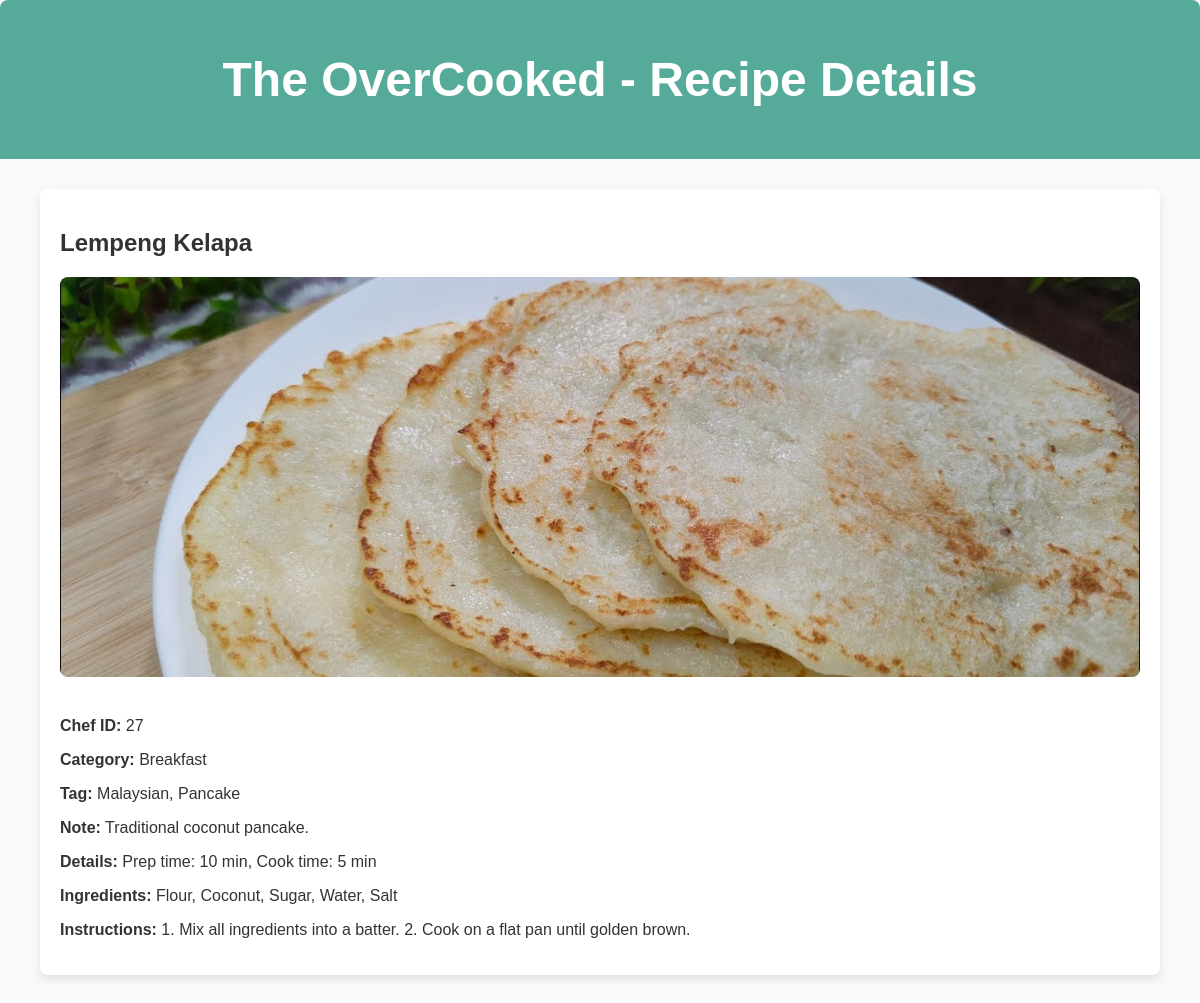
/U.posted_recipe_details.php?id=21, run on the app's committed database.
### tables this page shows
CREATE TABLE `posted_recipe` (
  `recipeId` int(11) NOT NULL,
  `recipeName` varchar(255) NOT NULL,
  `chefId` int(11) NOT NULL,
  `category` enum('Breakfast','Lunch','Dinner','Dessert','Beverages') NOT NULL,
  `tag` text NOT NULL,
  `picture` varchar(255) NOT NULL,
  `note` varchar(255) NOT NULL,
  `details` varchar(255) NOT NULL,
  `ingredients` text NOT NULL,
  `instruction` text NOT NULL,
  `approved` tinyint(1) DEFAULT 0,
  `datetime_posted` datetime NOT NULL DEFAULT current_timestamp()
);

### U.posted_recipe_details.php (the view, shortened to what this page needs)
<!DOCTYPE html>
<html lang="en">
<head>
    <link rel="stylesheet" href="style.css">
</head>
<body>
    <header>
        <h1>The OverCooked - Recipe Details</h1>
    </header>
    <div class="container">
        <?php
        $conn = new mysqli("localhost", "root", "", "the_overcooked_db");
        $recipeId = $_GET['id'];
        $sql = "SELECT * FROM posted_recipe WHERE recipeId = ?";
        $stmt = $conn->prepare($sql);
        $stmt->bind_param("i", $recipeId);
        $stmt->execute();
        $result = $stmt->get_result();
        if ($result->num_rows > 0) {
            $recipe = $result->fetch_assoc();
            echo "<h2>" . htmlspecialchars($recipe['recipeName']) . "</h2>";
            echo "<img src='" . htmlspecialchars($recipe['picture']) . "' alt='" . htmlspecialchars($recipe['recipeName']) . "' class='recipe-details-image'>";
            echo "<p><strong>Chef ID:</strong> " . htmlspecialchars($recipe['chefId']) . "</p>";
            echo "<p><strong>Category:</strong> " . htmlspecialchars($recipe['category']) . "</p>";
            echo "<p><strong>Tag:</strong> " . htmlspecialchars($recipe['tag']) . "</p>";
            echo "<p><strong>Note:</strong> " . htmlspecialchars($recipe['note']) . "</p>";
            echo "<p><strong>Details:</strong> " . htmlspecialchars($recipe['details']) . "</p>";
            echo "<p><strong>Ingredients:</strong> " . htmlspecialchars($recipe['ingredients']) . "</p>";
            echo "<p><strong>Instructions:</strong> " . htmlspecialchars($recipe['instruction']) . "</p>";
        } else {
            echo "<p>Recipe not found.</p>";
        }
        ?>
    </div>
</body>
</html>

### style.css (style rules this page uses)
body { font-family: 'Segoe UI', Tahoma, Geneva, Verdana, sans-serif; background-color: #f9f9f9; margin: 0; padding: 0; color: #333; }
.container { max-width: 1100px; margin: 40px auto; padding: 20px; background-color: #ffffff; border-radius: 10px; box-shadow: 0 8px 15px rgba(0, 0, 0, 0.1); }
header { background-color: #4CAF50; padding: 15px 20px; border-radius: 8px 8px 0 0; text-align: center; color: #ffffff; font-size: 28px; }
body { font-family: 'Arial', sans-serif; margin: 0; padding: 0; background-color: #f9f9f9; }
header { background-color: #5A9; color: white; text-align: center; padding: 20px; font-size: 24px; font-weight: bold; }
.container { width: 90%; max-width: 1200px; margin: 30px auto; padding: 20px; background: white; border-radius: 8px; box-shadow: 0 4px 8px rgba(0, 0, 0, 0.1); }
.recipe-details-image { width: 100%; max-height: 400px; object-fit: cover; margin-bottom: 20px; border-radius: 8px; }

### data on the page
posted_recipe: recipeName "Lempeng Kelapa", picture (picture), chefId "27", category "Breakfast", tag "Malaysian, Pancake", note "Traditional coconut pancake.", details "Prep time: 10 min, Cook time: 5 min", ingredients "Flour, Coconut, Sugar, Water, Salt", instruction "1. Mix all ingredients into a batter. 2. Cook on a flat pan until golden brown."
